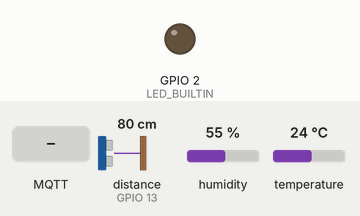
This sketch was run on a simulated ESP32. Parts: output pins drawn as LEDs (lit = HIGH). Inputs (shaded band) come from the test bench; at power-on: distance to the obstacle (sensor on GPIO 13) 80 cm, humidity 55 %, temperature 24 °C. The echo pulse lasts 58.3 µs per cm; WiFi joins after 1.5 s; servers stay silent unless stated; no MQTT or app messages arrive unless stated; what the sketch prints to the serial monitor is not drawn.

Above: at 2.8 s.
2.9 s: MQTT message "LED_ON" arrives on the first subscribed topic
At 3.9 s:
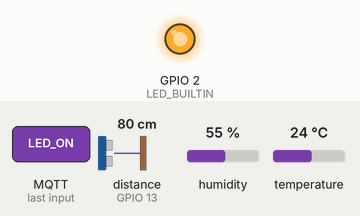
4.4 s: MQTT message "LED_OFF" arrives on the first subscribed topic
At 4.8 s:
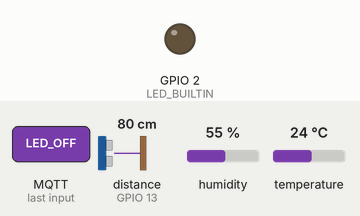
Timing chart, 0 to 7.4 s (numbered marks = the images above; inputs shaded):
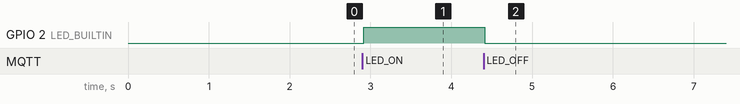

Measured:
- after the input at 2.9 s, GPIO 2 (LED_BUILTIN): LOW → HIGH at once
- after the input at 4.4 s, GPIO 2 (LED_BUILTIN): HIGH → LOW at once

The sketch:

mqttClient.ino
```cpp
#include <WiFi.h>
#include <PubSubClient.h>
#include <NewPing.h>
#include <DHT.h>

const char * WIFI_SSID = "COMTECO-N3783084";
const char * WIFI_PASS = "ZKTQD32168";

const char * MQTT_BROKER = "broker.hivemq.com";
const int MQTT_BROKER_PORT = 1883;

const char * MQTT_CLIENT_ID = "santy.torrico@ucb.edu.bo";
const char *TEMP_TOPIC = "ucbcbaiot9/temperature";
const char *HUM_TOPIC = "ucbcbaiot9/humidity";
const char *DISTANCE_TOPIC = "ucbcbaiot9/distance";
const char *LED_TOPIC = "ucbcbaiot9/led";
const char *SUBSCRIBE_TOPIC = "ucbcbaiot9/led";

#define TRIGGER_PIN 12  // Pin connected to the sensor's trigger
#define ECHO_PIN 13     // Pin connected to the sensor's echo
#define MAX_DISTANCE 200 // Maximum distance to measure (adjust as needed)

NewPing sonar(TRIGGER_PIN, ECHO_PIN, MAX_DISTANCE);

#define DHT_PIN 4
#define DHT_TYPE DHT22

DHT dht(DHT_PIN, DHT_TYPE);

WiFiClient wiFiClient;
PubSubClient mqttClient(wiFiClient);

void callback(const char * topic, byte * payload, unsigned int lenght) {
  String message;
  for (int i = 0; i < lenght; i++) {
    message += String((char) payload[i]);
  }
  if (String(topic) == SUBSCRIBE_TOPIC) {
    Serial.println("Message from topic " + String(topic) + ":" + message);

    if (message == "LED_ON") {
      digitalWrite(LED_BUILTIN, HIGH);
    } else {
      if (message == "LED_OFF"){
        digitalWrite(LED_BUILTIN, LOW);
      }
    }
  }
}

boolean mqttClientConnect() {
  Serial.print("Connecting to " + String(MQTT_BROKER));
  if (mqttClient.connect(MQTT_CLIENT_ID)) {
    Serial.println(" DONE!");

    mqttClient.subscribe(SUBSCRIBE_TOPIC);
    Serial.println("Subscribed to " + String(SUBSCRIBE_TOPIC));
  } else {
    Serial.println("Can't connect to " + String(MQTT_BROKER));
  }
  return mqttClient.connected();
}

void setup() {
  pinMode(LED_BUILTIN, OUTPUT);

  Serial.begin(115200);
  Serial.print("Connecting to " + String(WIFI_SSID));

  WiFi.begin(WIFI_SSID, WIFI_PASS);
  while (WiFi.status() != WL_CONNECTED) {
    delay(200);
    Serial.print(".");
  }
  Serial.println(" DONE!");

  mqttClient.setServer(MQTT_BROKER, MQTT_BROKER_PORT);
  mqttClient.setCallback(callback);

  Serial.println("MQTT client set up.");

  dht.begin();
}

unsigned long previousConnectMillis = 0;
unsigned long previousPublishMillis = 0;

unsigned char counter = 0;

void loop() {
  unsigned long now = millis();

  if (!mqttClient.connected()) {
    if (now - previousConnectMillis >= 2000) {
      previousConnectMillis = now;
      if (mqttClientConnect()) previousConnectMillis = 0;
      else delay(1000);
    }
  } else { // Connected to the MQTT Broker
    mqttClient.loop();
    delay(20);

    if (now - previousPublishMillis >= 10000) {
      previousPublishMillis = now;

      float humidity = dht.readHumidity();
      float temperature = dht.readTemperature();
      unsigned int distance = sonar.ping_cm();

      if (!isnan(humidity) && !isnan(temperature)) {
      // Publish temperature and humidity to the MQTT topic
        String tempMessage = String(temperature);
        mqttClient.publish(TEMP_TOPIC, tempMessage.c_str());
        // Serial.println("Published message: " + tempMessage);

        String humidityMessage = String(humidity) ;
        mqttClient.publish(HUM_TOPIC, humidityMessage.c_str());
        Serial.println("Published message: " + humidityMessage);
      } else {
        Serial.println("Failed to read from DHT sensor");
      }
      // String message = "Distance: " + String(distance) + " cm";
      String message = String(distance);
      mqttClient.publish(DISTANCE_TOPIC, message.c_str());
      // Serial.println("Published message: " + message);
    }
  }
}
```
